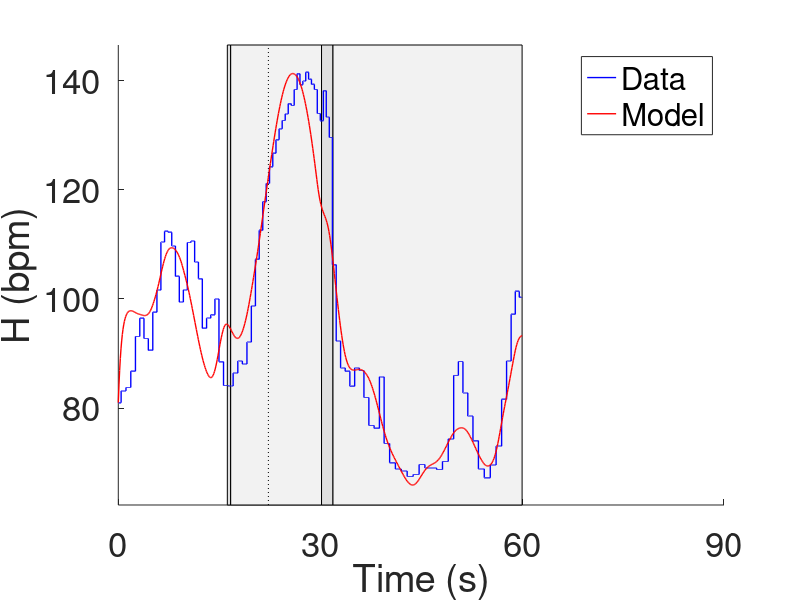
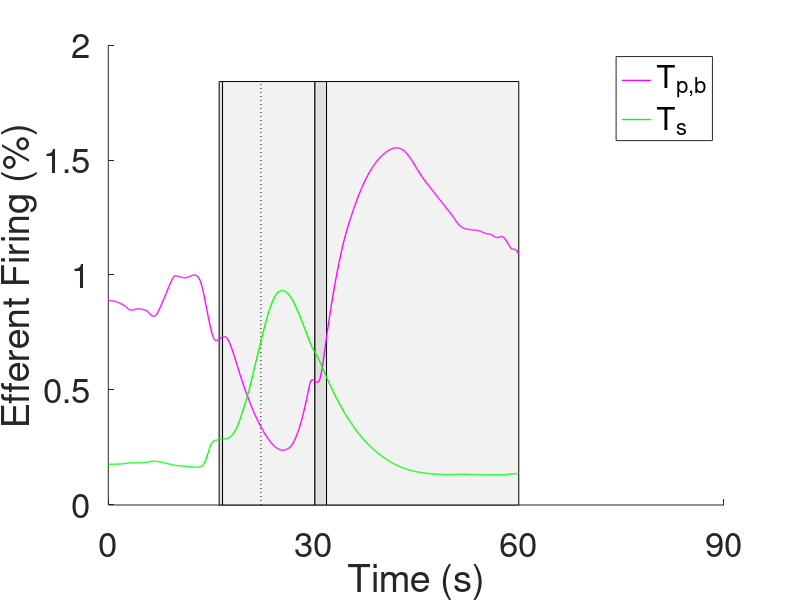

Reproduce these figures in MATLAB, in order.
%{
DriverBasic_plotopt.m
This script plots the optimized solutions computed DriverBasic_LM.m of the
m3 reduced model.

It requires 'optHR.mat'.
%}

%Clear workspace
clear all
close all

%% Inputs 

load optHR.mat 

printon = 0; %Print for plots

%% Make prediction plots 

%Heart Rate 
hfig1 = figure(1);
clf 
hold on 
patch(x1,yH,gray)
hold on 
patch(x2,yH,lgray)
hold on 
patch(x3,yH,gray)
hold on 
patch(x4,yH,lgray)
hold on 
plot(t2*I,Hlims,'k:','linewidth',0.5)
hold on 
h1 = plot(Tdata,Hdata,'b','linewidth',1);
hold on 
h2 = plot(time,HR_LM,'r','linewidth',1);
hold on 
set(gca,'FontSize',25)
xlim(Tlims)
ylim(Hlims)
ylabel('H (bpm)')
xlabel('Time (s)')
legend([h1 h2],'Data','Model')
set(gca,'XTick',xtick); 

%Efferent Activity
hfig2 = figure(2);
clf
patch(x1,yeff,gray)
hold on 
patch(x2,yeff,lgray)
hold on 
patch(x3,yeff,gray)
hold on 
patch(x4,yeff,lgray)
hold on 
plot(t2*I,efflims,'k:','linewidth',0.5)
hold on
h1 = plot(time,Tpb_LM,'m','linewidth',1);
hold on 
h2 = plot(time,Ts_LM,'g','linewidth',1);
set(gca,'FontSize',25)
xlim(Tlims)
ylabel('Efferent Firing (%)')
xlabel('Time (s)')
legend([h1 h2],'T_{p,b}','T_s')
%ylim([-.1 1.1])
set(gca,'XTick',xtick);

if printon == 1
    print(hfig1,'-depsc2','opthr.eps')
    print(hfig2,'-depsc2','eff.eps')

    print(hfig1,'-dpng','opthr.png')
    print(hfig2,'-dpng','eff.png')
end 
